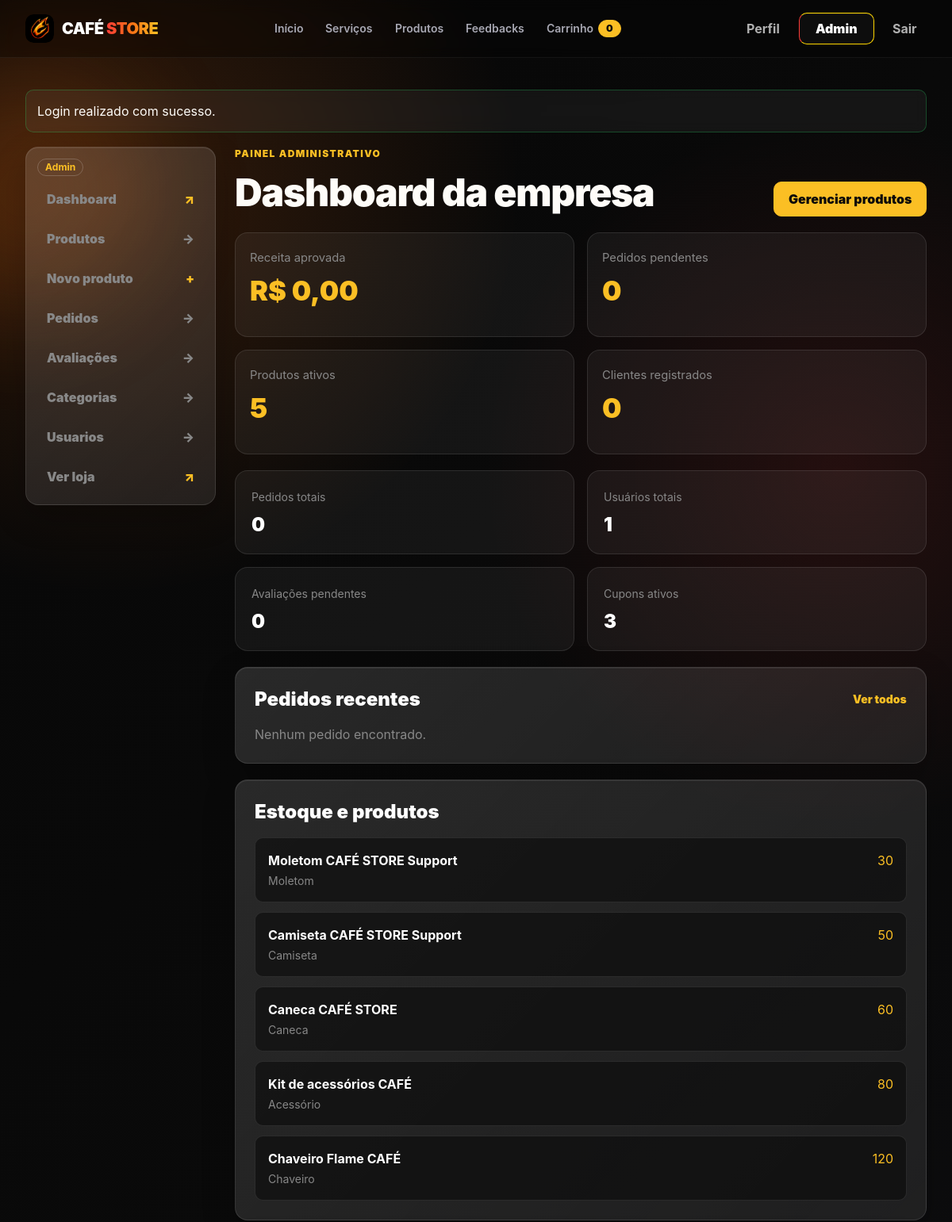
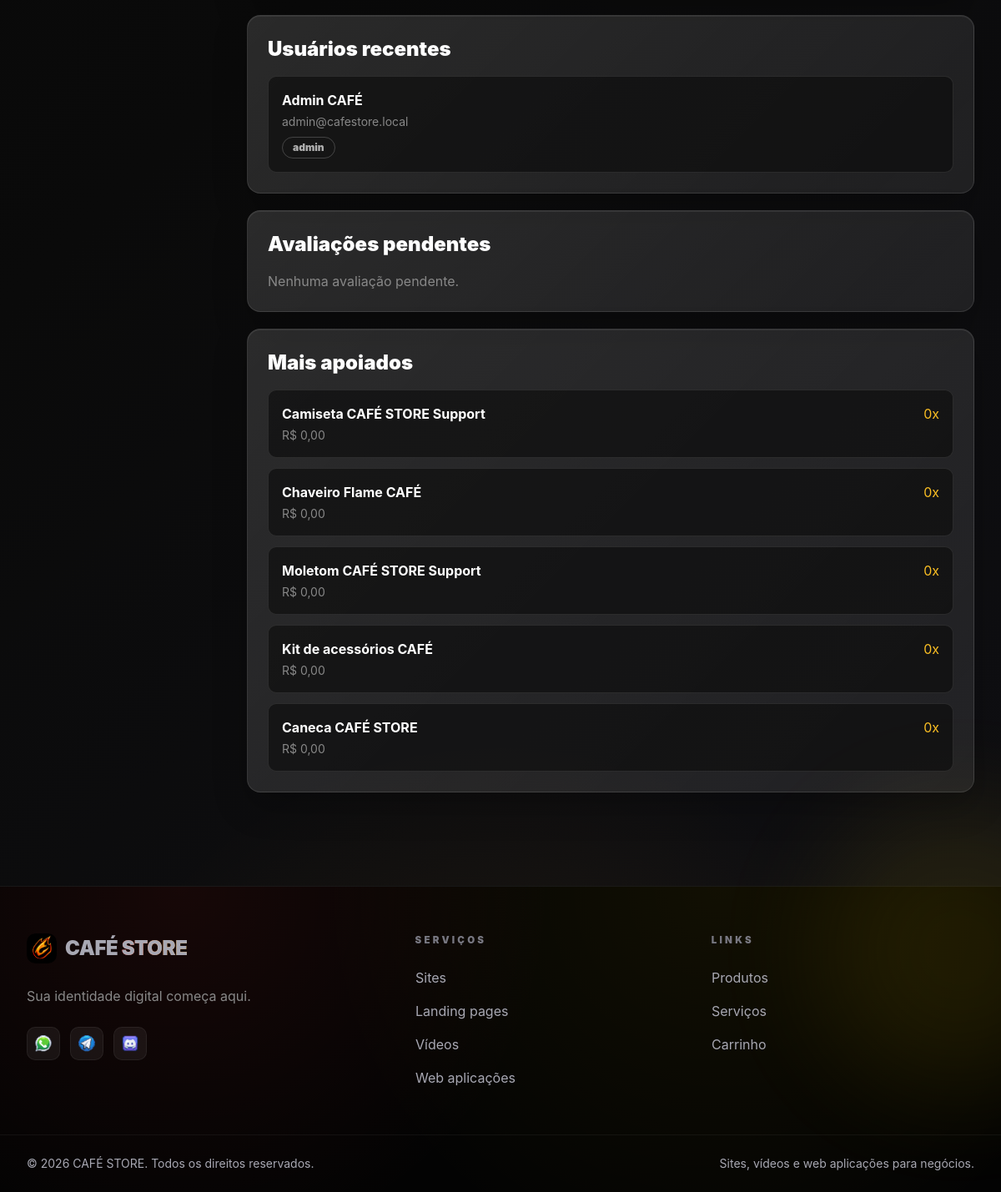
Page /admin/dashboard.php (signed in) on the committed database (2 pictures, top to bottom).
### tables this page shows
CREATE TABLE products (
  id INT UNSIGNED AUTO_INCREMENT PRIMARY KEY,
  name VARCHAR(160) NOT NULL,
  slug VARCHAR(180) NOT NULL UNIQUE,
  description TEXT,
  short_description VARCHAR(255) NULL,
  price DECIMAL(10,2) NOT NULL DEFAULT 0.00,
  old_price DECIMAL(10,2) NULL,
  category_id INT UNSIGNED NULL,
  stock INT UNSIGNED NOT NULL DEFAULT 0,
  is_digital TINYINT(1) NOT NULL DEFAULT 1,
  image_url VARCHAR(500) NULL,
  main_image_url VARCHAR(500) NULL,
  type VARCHAR(40) NOT NULL DEFAULT 'digital',
  status VARCHAR(40) NOT NULL DEFAULT 'active',
  created_at TIMESTAMP DEFAULT CURRENT_TIMESTAMP,
  updated_at TIMESTAMP NULL DEFAULT NULL ON UPDATE CURRENT_TIMESTAMP,
  CONSTRAINT fk_products_category FOREIGN KEY (category_id) REFERENCES categories(id) ON DELETE SET NULL
);

CREATE TABLE users (
  id INT UNSIGNED AUTO_INCREMENT PRIMARY KEY,
  name VARCHAR(120) NOT NULL,
  email VARCHAR(160) NOT NULL UNIQUE,
  password_hash VARCHAR(255) NOT NULL,
  google_id VARCHAR(191) NULL UNIQUE,
  auth_provider ENUM('password', 'google') NOT NULL DEFAULT 'password',
  role ENUM('customer', 'admin') NOT NULL DEFAULT 'customer',
  avatar_url VARCHAR(500) NULL,
  bio TEXT NULL,
  last_seen_at TIMESTAMP NULL DEFAULT NULL,
  password_updated_at TIMESTAMP NULL DEFAULT CURRENT_TIMESTAMP,
  created_at TIMESTAMP DEFAULT CURRENT_TIMESTAMP,
  updated_at TIMESTAMP NULL DEFAULT NULL ON UPDATE CURRENT_TIMESTAMP
);

### config/helpers.php (called while the page is built, shortened)
<?php
function url($path = '') {
    return rtrim(BASE_URL, '/') . '/' . ltrim($path, '/');
}
function e($string) {
    return htmlspecialchars($string ?? '', ENT_QUOTES, 'UTF-8');
}
function money($value) {
    return 'R$ ' . number_format((float) $value, 2, ',', '.');
}
function product_type_label($type) {
    $labels = [
        'site' => 'Site',
        'landing_page' => 'Landing page',
        'video_curto' => 'Vídeo curto',
        'video_longo' => 'Vídeo longo',
        'web_app' => 'Web aplicação',
        'camiseta' => 'Camiseta',
        'acessorio' => 'Acessório',
        'chaveiro' => 'Chaveiro',
        'caneca' => 'Caneca',
        'moletom' => 'Moletom',
    ];
    return $labels[$type] ?? ucfirst(str_replace('_', ' ', (string) $type));
}

### admin/dashboard.php (the view, shortened to what this page needs)
<?php
require_once __DIR__ . '/../config/helpers.php';
$pdo = db();
$metrics = [
    'products' => (int) $pdo->query("SELECT COUNT(*) FROM products WHERE status = 'active'")->fetchColumn(),
    'orders' => (int) $pdo->query('SELECT COUNT(*) FROM orders')->fetchColumn(),
    'pending' => (int) $pdo->query("SELECT COUNT(*) FROM orders WHERE payment_status = 'pending'")->fetchColumn(),
    'users' => (int) $pdo->query('SELECT COUNT(*) FROM users')->fetchColumn(),
    'customers' => (int) $pdo->query("SELECT COUNT(*) FROM users WHERE role = 'customer'")->fetchColumn(),
    'reviews_pending' => (int) $pdo->query("SELECT COUNT(*) FROM product_reviews WHERE status = 'pending'")->fetchColumn(),
    'coupons_active' => (int) $pdo->query("SELECT COUNT(*) FROM coupons WHERE status = 'active'")->fetchColumn(),
    'revenue' => (float) $pdo->query("SELECT COALESCE(SUM(CASE WHEN total_amount > 0 THEN total_amount ELSE total END), 0) FROM orders WHERE payment_status IN ('paid','approved')")->fetchColumn(),
];
$recentOrders = $pdo->query("
    SELECT o.*, u.name AS user_name, u.email AS user_email
    FROM orders o
    LEFT JOIN users u ON u.id = o.user_id
    ORDER BY o.created_at DESC
    LIMIT 6
")->fetchAll();
$recentUsers = $pdo->query("SELECT id, name, email, role, created_at, last_seen_at FROM users ORDER BY created_at DESC LIMIT 6")->fetchAll();
$lowStock = $pdo->query("SELECT id, name, slug, stock, type FROM products WHERE status = 'active' ORDER BY stock ASC, updated_at DESC LIMIT 5")->fetchAll();
$pendingReviews = $pdo->query("
    SELECT r.id, r.rating, r.comment, r.created_at, u.name AS user_name, p.name AS product_name
    FROM product_reviews r
    JOIN users u ON u.id = r.user_id
    JOIN products p ON p.id = r.product_id
    WHERE r.status = 'pending'
    ORDER BY r.created_at DESC
    LIMIT 4
")->fetchAll();
$topProducts = $pdo->query("
    SELECT p.name, p.slug, COALESCE(SUM(oi.quantity), 0) AS sold, COALESCE(SUM(oi.total_price), 0) AS total
    FROM products p
    LEFT JOIN order_items oi ON oi.product_id = p.id
    GROUP BY p.id
    ORDER BY sold DESC, p.created_at DESC
    LIMIT 5
")->fetchAll();
include __DIR__ . '/../includes/header.php';
?>
<div class="grid items-start gap-6 max-md:grid-cols-1 md:grid-cols-[240px_1fr]">
    <?php include __DIR__ . '/../includes/sidebar-admin.php'; ?>
    <section class="grid min-w-0 gap-5">
        <div class="flex items-end justify-between gap-6 max-md:flex-col max-md:items-start">
            <div>
                <p class="mb-2.5 text-[0.75rem] font-black uppercase tracking-[0.12em] text-glow-400">painel administrativo</p>
                <h1 class="m-0 text-[clamp(2rem,4vw,3.4rem)] font-black leading-tight tracking-tight">Dashboard da empresa</h1>
            </div>
            <a class="inline-flex min-h-[44px] items-center justify-center rounded-[10px] border border-glow-400 bg-glow-400 px-[18px] font-black text-midnight-950" href="<?= url('admin/products.php') ?>">Gerenciar produtos</a>
        </div>
        <div class="grid gap-4 sm:grid-cols-2 xl:grid-cols-4">
            <div class="min-h-[132px] rounded-2xl border border-white/10 bg-white/5 p-[18px] backdrop-blur-lg">
                <span class="text-[0.92rem] text-midnight-400">Receita aprovada</span>
                <strong class="mt-3.5 block text-[clamp(1.55rem,3vw,2.15rem)] font-black leading-none text-glow-400"><?= money($metrics['revenue']) ?></strong>
            </div>
            <div class="min-h-[132px] rounded-2xl border border-white/10 bg-white/5 p-[18px] backdrop-blur-lg">
                <span class="text-[0.92rem] text-midnight-400">Pedidos pendentes</span>
                <strong class="mt-3.5 block text-[clamp(1.55rem,3vw,2.15rem)] font-black leading-none text-glow-400"><?= $metrics['pending'] ?></strong>
            </div>
            <div class="min-h-[132px] rounded-2xl border border-white/10 bg-white/5 p-[18px] backdrop-blur-lg">
                <span class="text-[0.92rem] text-midnight-400">Produtos ativos</span>
                <strong class="mt-3.5 block text-[clamp(1.55rem,3vw,2.15rem)] font-black leading-none text-glow-400"><?= $metrics['products'] ?></strong>
            </div>
            <div class="min-h-[132px] rounded-2xl border border-white/10 bg-white/5 p-[18px] backdrop-blur-lg">
                <span class="text-[0.92rem] text-midnight-400">Clientes registrados</span>
                <strong class="mt-3.5 block text-[clamp(1.55rem,3vw,2.15rem)] font-black leading-none text-glow-400"><?= $metrics['customers'] ?></strong>
            </div>
        </div>
        <div class="grid gap-4 sm:grid-cols-2 xl:grid-cols-4">
            <a class="rounded-2xl border border-white/10 bg-white/5 p-5 transition-all hover:border-glow-400" href="<?= url('admin/orders.php') ?>">
                <span class="text-sm text-midnight-400">Pedidos totais</span>
                <strong class="mt-2 block text-2xl font-black text-white"><?= $metrics['orders'] ?></strong>
            </a>
            <a class="rounded-2xl border border-white/10 bg-white/5 p-5 transition-all hover:border-glow-400" href="<?= url('admin/users.php') ?>">
                <span class="text-sm text-midnight-400">Usuários totais</span>
                <strong class="mt-2 block text-2xl font-black text-white"><?= $metrics['users'] ?></strong>
            </a>
            <a class="rounded-2xl border border-white/10 bg-white/5 p-5 transition-all hover:border-glow-400" href="<?= url('admin/reviews.php?status=pending') ?>">
                <span class="text-sm text-midnight-400">Avaliações pendentes</span>
                <strong class="mt-2 block text-2xl font-black text-white"><?= $metrics['reviews_pending'] ?></strong>
            </a>
            <div class="rounded-2xl border border-white/10 bg-white/5 p-5">
                <span class="text-sm text-midnight-400">Cupons ativos</span>
                <strong class="mt-2 block text-2xl font-black text-white"><?= $metrics['coupons_active'] ?></strong>
            </div>
        </div>
        <div class="grid gap-5 xl:grid-cols-[1.15fr_0.85fr]">
            <section class="rounded-2xl border border-white/10 bg-white/5 p-6 backdrop-blur-lg">
                <div class="mb-4 flex items-center justify-between gap-4">
                    <h2 class="m-0 text-2xl font-black text-white">Pedidos recentes</h2>
                    <a class="text-sm font-black text-glow-400" href="<?= url('admin/orders.php') ?>">Ver todos</a>
                </div>
                <div class="grid gap-3">
                    <?php if (!$recentOrders): ?><p class="text-midnight-400">Nenhum pedido encontrado.</p><?php endif; ?>
                </div>
            </section>
            <section class="rounded-2xl border border-white/10 bg-white/5 p-6 backdrop-blur-lg">
                <h2 class="m-0 mb-4 text-2xl font-black text-white">Estoque e produtos</h2>
                <div class="grid gap-3">
                    <?php foreach ($lowStock as $product): ?>
                        <a class="rounded-[10px] border border-white/10 bg-midnight-950/60 p-4 transition-all hover:border-glow-400" href="<?= url('admin/product-edit.php?id=' . (int) $product['id']) ?>">
                            <div class="flex items-center justify-between gap-3">
                                <strong class="text-white"><?= e($product['name']) ?></strong>
                                <span class="text-glow-400"><?= (int) $product['stock'] ?></span>
                            </div>
                            <p class="mt-1 text-sm text-midnight-400"><?= e(product_type_label($product['type'])) ?></p>
                        </a>
                    <?php endforeach; ?>
                </div>
            </section>
        </div>
        <div class="grid gap-5 xl:grid-cols-3">
            <section class="rounded-2xl border border-white/10 bg-white/5 p-6 backdrop-blur-lg xl:col-span-1">
                <h2 class="m-0 mb-4 text-2xl font-black text-white">Usuários recentes</h2>
                <div class="grid gap-3">
                    <?php foreach ($recentUsers as $recentUser): ?>
                        <div class="rounded-[10px] border border-white/10 bg-midnight-950/60 p-4">
                            <strong class="text-white"><?= e($recentUser['name']) ?></strong>
                            <p class="mt-1 text-sm text-midnight-400"><?= e($recentUser['email']) ?></p>
                            <span class="mt-2 inline-flex rounded-full border border-white/20 px-3 py-1 text-xs font-black text-midnight-300"><?= e($recentUser['role']) ?></span>
                        </div>
                    <?php endforeach; ?>
                </div>
            </section>
            <section class="rounded-2xl border border-white/10 bg-white/5 p-6 backdrop-blur-lg xl:col-span-1">
                <h2 class="m-0 mb-4 text-2xl font-black text-white">Avaliações pendentes</h2>
                <div class="grid gap-3">
                    <?php if (!$pendingReviews): ?><p class="text-midnight-400">Nenhuma avaliação pendente.</p><?php endif; ?>
                </div>
            </section>
            <section class="rounded-2xl border border-white/10 bg-white/5 p-6 backdrop-blur-lg xl:col-span-1">
                <h2 class="m-0 mb-4 text-2xl font-black text-white">Mais apoiados</h2>
                <div class="grid gap-3">
                    <?php foreach ($topProducts as $product): ?>
                        <a class="rounded-[10px] border border-white/10 bg-midnight-950/60 p-4 transition-all hover:border-glow-400" href="<?= url('product.php?slug=' . urlencode($product['slug'])) ?>">
                            <div class="flex items-center justify-between gap-3">
                                <strong class="text-white"><?= e($product['name']) ?></strong>
                                <span class="text-glow-400"><?= (int) $product['sold'] ?>x</span>
                            </div>
                            <p class="mt-1 text-sm text-midnight-400"><?= money((float) $product['total']) ?></p>
                        </a>
                    <?php endforeach; ?>
                </div>
            </section>
        </div>
    </section>
</div>
<?php include __DIR__ . '/../includes/footer.php'; ?>

### rows in the picture
products: name "Moletom CAFÉ STORE Support", stock "30", type "Moletom"
products: name "Camiseta CAFÉ STORE Support", stock "50", type "Camiseta"
products: name "Caneca CAFÉ STORE", stock "60", type "Caneca"
products: name "Kit de acessórios CAFÉ", stock "80", type "Acessório"
products: name "Chaveiro Flame CAFÉ", stock "120", type "Chaveiro"
users: name "Admin CAFÉ", email "admin@cafestore.local", role "admin"

### other values in the picture
cart_count() "0"
$flash['message'] "Login realizado com sucesso."
money($metrics['revenue']) "R$ 0,00"
$metrics['pending'] "0"
$metrics['products'] "5"
$metrics['customers'] "0"
$metrics['orders'] "0"
$metrics['users'] "1"
$metrics['reviews_pending'] "0"
$metrics['coupons_active'] "3"
$product['name'] "Camiseta CAFÉ STORE Support"
$product['sold'] "0"
money((float) $product['total']) "R$ 0,00"
$product['name'] "Chaveiro Flame CAFÉ"
$product['name'] "Moletom CAFÉ STORE Support"
